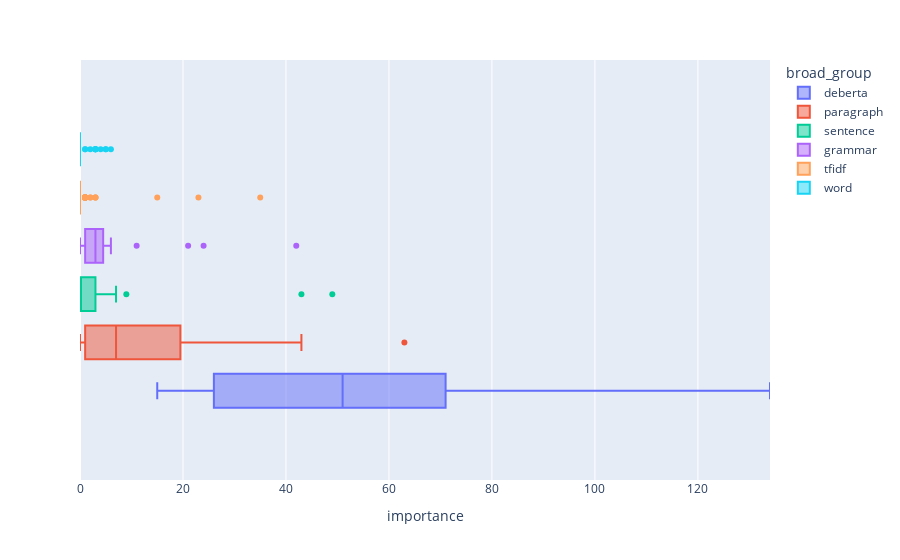

Notebook cell for this chart:
### Code cell
px.box(
    df,
    x="importance",
    color="broad_group",
    range_x=(df.importance.min(), df.importance.max()),
)

### Figure 1 — Plotly figure (JSON) as saved in the notebook; plotly's stock layout.template omitted (floating-point values rounded to 4 significant figures)
{"data": [{"alignmentgroup": "True", "hovertemplate": "broad_group=deberta<br>importance=%{x}<extra></extra>", "legendgroup": "deberta", "marker": {"color": "#636efa"}, "name": "deberta", "notched": false, "offsetgroup": "deberta", "orientation": "h", "showlegend": true, "type": "box", "x": [134, 117, 115, 106, 101, 91, 88, 81, 77, 72, 71, 71, 68, 66, 62, 62, 61, 59, 55, 53, 51, 51, 48, 46, 44, 36, 32, 30, 29, 29, 26, 26, 25, 25, 24, 24, 23, 23, 20, 18, 17, 15], "x0": " ", "xaxis": "x", "y0": " ", "yaxis": "y"}, {"alignmentgroup": "True", "hovertemplate": "broad_group=paragraph<br>importance=%{x}<extra></extra>", "legendgroup": "paragraph", "marker": {"color": "#EF553B"}, "name": "paragraph", "notched": false, "offsetgroup": "paragraph", "orientation": "h", "showlegend": true, "type": "box", "x": [63, 43, 36, 34, 28, 24, 22, 20, 20, 19, 19, 19, 12, 10, 10, 8, 7, 7, 7, 5, 5, 3, 3, 2, 2, 2, 1, 1, 0, 0, 0, 0, 0, 0, 0, 0], "x0": " ", "xaxis": "x", "y0": " ", "yaxis": "y"}, {"alignmentgroup": "True", "hovertemplate": "broad_group=sentence<br>importance=%{x}<extra></extra>", "legendgroup": "sentence", "marker": {"color": "#00cc96"}, "name": "sentence", "notched": false, "offsetgroup": "sentence", "orientation": "h", "showlegend": true, "type": "box", "x": [49, 43, 9, 7, 7, 5, 4, 3, 3, 1, 1, 1, 1, 1, 1, 0, 0, 0, 0, 0, 0, 0, 0, 0, 0, 0, 0, 0, 0, 0, 0], "x0": " ", "xaxis": "x", "y0": " ", "yaxis": "y"}, {"alignmentgroup": "True", "hovertemplate": "broad_group=grammar<br>importance=%{x}<extra></extra>", "legendgroup": "grammar", "marker": {"color": "#ab63fa"}, "name": "grammar", "notched": false, "offsetgroup": "grammar", "orientation": "h", "showlegend": true, "type": "box", "x": [42, 24, 21, 11, 6, 6, 5, 4, 4, 4, 4, 3, 3, 3, 3, 3, 3, 2, 2, 2, 1, 1, 1, 0, 0, 0, 0, 0], "x0": " ", "xaxis": "x", "y0": " ", "yaxis": "y"}, {"alignmentgroup": "True", "hovertemplate": "broad_group=tfidf<br>importance=%{x}<extra></extra>", "legendgroup": "tfidf", "marker": {"color": "#FFA15A"}, "name": "tfidf", "notched": false, "offsetgroup": "tfidf", "orientation": "h", "showlegend": true, "type": "box", "x": [35, 23, 15, 3, 3, 3, 2, 2, 1, 1, 1, 1, 1, 1, 1, 1, 1, 1, 1, 1, 1, 1, 1, 0, 0, 0, 0, 0, 0, 0, 0, 0, 0, 0, 0, 0, 0, 0, 0, 0, 0, 0, 0, 0, 0, 0, 0, 0, 0, 0, 0, 0, 0, 0, 0, 0, 0, 0, 0, 0, 0, 0, 0, 0, 0, 0, 0, 0, 0, 0, 0, 0, 0, 0, 0, 0, 0, 0, 0, 0, 0, 0, 0, 0, 0, 0, 0, 0, 0, 0, 0, 0, 0, 0, 0, 0, 0, 0, 0, 0], "x0": " ", "xaxis": "x", "y0": " ", "yaxis": "y"}, {"alignmentgroup": "True", "hovertemplate": "broad_group=word<br>importance=%{x}<extra></extra>", "legendgroup": "word", "marker": {"color": "#19d3f3"}, "name": "word", "notched": false, "offsetgroup": "word", "orientation": "h", "showlegend": true, "type": "box", "x": [6, 5, 5, 4, 3, 3, 3, 3, 3, 2, 1, 1, 0, 0, 0, 0, 0, 0, 0, 0, 0, 0, 0, 0, 0, 0, 0, 0, 0, 0, 0, 0, 0, 0, 0, 0, 0, 0, 0, 0, 0, 0, 0, 0, 0, 0, 0, 0, 0, 0, 0, 0, 0, 0, 0, 0, 0, 0, 0, 0], "x0": " ", "xaxis": "x", "y0": " ", "yaxis": "y"}], "layout": {"boxmode": "group", "legend": {"title": {"text": "broad_group"}, "tracegroupgap": 0}, "margin": {"t": 60}, "xaxis": {"anchor": "y", "domain": [0, 1], "range": [0, 134], "title": {"text": "importance"}}, "yaxis": {"anchor": "x", "domain": [0, 1]}}}
